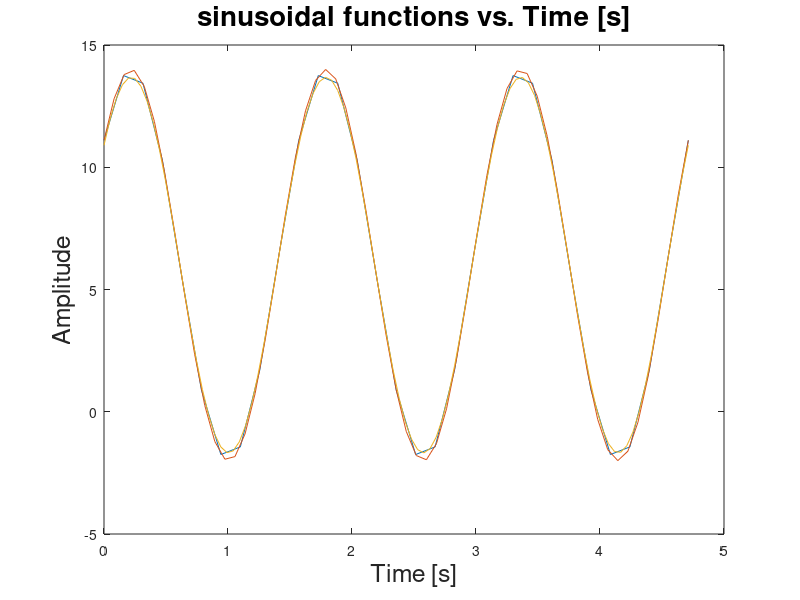

Reproduce this figure in MATLAB.


t = linspace(0,6*pi/4,31);
gt1 = 6 - 8 * sin(4*t-2.45);

t2 = linspace(0,6*pi/4,59);
gt2 = 6 - 8 * cos(4*t2-(2.45+pi/2));

t3 = linspace(0,6*pi/4,96);
gt3 = 6 - (- 5.9169766*sin(4*t3) -4.899357*cos(4*t3));

f = figure;
plot(t,gt1)
hold on
plot(t2,gt2)
plot(t3,gt3)
hold off

ylabel('Amplitude','FontSize',18);
xlabel('Time [s]','FontSize',18);
title('sinusoidal functions vs. Time [s]','FontSize',20)
%legend('sine-only','cosine-only','sine & cosine','FontSize',20x)


set(f,'KeyPressFcn',@myfun);
function myfun(src,event)
   if event.Key == 'x' | event.Key == 'X' 
       close(src);
   end
end